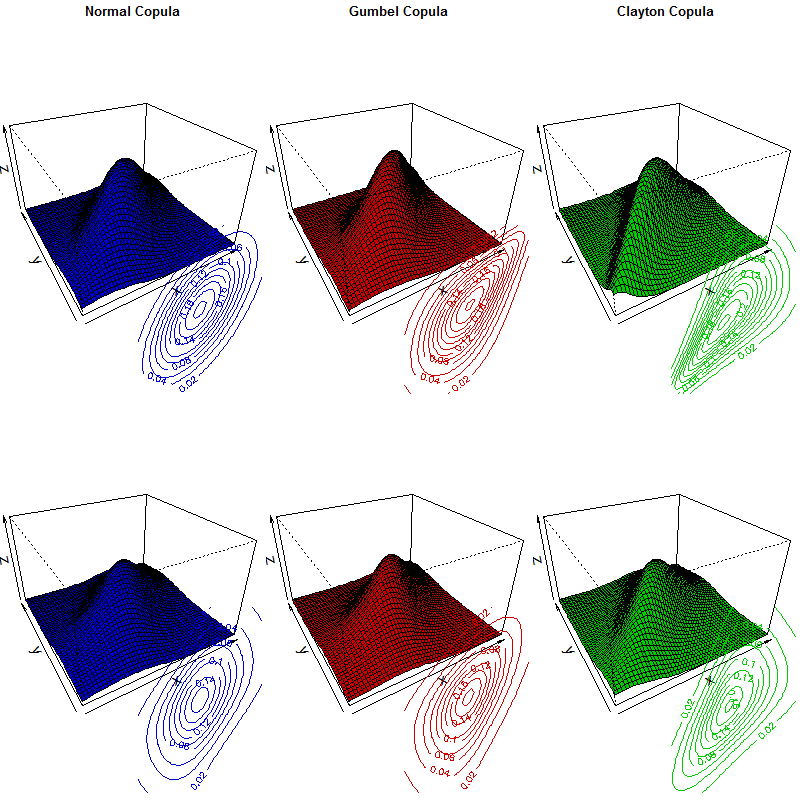

The R source for this figure:
rm(list = ls(all = TRUE))
dev.new(width = 13, height = 7)
# install.packages("copula")
# install.packages("mvtnorm")
library("copula")
library("mvtnorm")

# replace the path of the working directory if necessary
# setwd("C:/R") 

# set parameters
k.v         = seq(0, .90, length = 10)
i           = 6
kendall_tau = k.v[i]
clt         = (2 * kendall_tau) / (1 - kendall_tau)
gt          = 1 / (1 - kendall_tau)
garho       = sin(kendall_tau * pi / 2) # 0.71

split.screen(c(2, 3), erase = T) 
# do plot
# upper blue plot
screen(1, new = T)
par(mar = c(0, 0, 1, 0))
gmb   = normalCopula(garho, dim = 2, dispstr = "un")
myMvd = mvdc(gmb, c("norm", "norm"), list(list(mean = 0, sd = 1), 
             list(mean = 0, sd = 1)))
persp(myMvd, dMvdc, xlim = c(-2, 2), ylim = c(-2, 2), 
      col = "blue3", main = "Normal Copula", cex.main = 0.8, cex.axis = 0.8,
      lwd = 1.3, ylab = "y", xlab = "x", zlab = "z", zlim = c(0, 0.3), 
      axes = T, ticktype = "simple") 
screen(1, new = F)
split.screen(c(2, 2), screen = 1, erase = F) 
screen(10, new = F)
contour(myMvd, dMvdc, xlim = c(-2, 2), ylim = c(-2, 2), col = "blue3",
        main = "", cex.main = 0.8, lwd = 1.3, axes = F) 
# lower blue plot
screen(4, new = T)
par(mar = c(0, 0, 0, 0))
myMvd = mvdc(gmb, c("t", "t"), list(list(df = 3), list(df = 3)))
persp(myMvd, dMvdc, xlim = c(-2, 2), ylim = c(-2, 2),
      col = "blue3", cex.axis = 0.8, lwd = 1.3, ylab = "y", xlab = "x",
      zlab = "z", zlim = c(0, 0.3), ticktype = "simple")

screen(4, new = F)
split.screen(c(2, 2), screen = 4, erase = F) 
screen(14, new = F)
contour(myMvd, dMvdc, xlim = c(-2, 2), ylim = c(-2, 2), col = "blue3",
        cex.axis = 0.8, lwd = 1.3, axes = F)
# upper red plot
screen(2, new = T)
par(mar = c(0, 0, 1, 0))
gmb = gumbelCopula(gt, dim = 2)
myMvd = mvdc(gmb, c("norm", "norm"), list(list(mean = 0, sd = 1), 
             list(mean = 0, sd = 1)))
persp(myMvd, dMvdc, xlim = c(-2, 2), ylim = c(-2, 2), col = "red3",
      main = "Gumbel Copula", cex.main = 0.8, cex.axis = 0.8, lwd = 1.3,
      ylab = "y", xlab = "x", zlab = "z", zlim = c(0, 0.3),
      ticktype = "simple")

screen(2, new = F)
split.screen(c(2, 2), screen = 2, erase = F) 
screen(18, new = F)
contour(myMvd, dMvdc, xlim = c(-2, 2), ylim = c(-2, 2), col = "red3",
        cex.axis = 0.8, lwd = 1.3, axes = F)
# lower red plot
screen(5, new = T)
par(mar = c(0, 0, 0, 0))
myMvd = mvdc(gmb, c("t", "t"), list(list(df = 3), list(df = 3)))
persp(myMvd, dMvdc, xlim = c(-2, 2), ylim = c(-2, 2), col = "red3",
      cex.axis = 0.8, lwd = 1.3, ylab = "y", xlab = "x", zlab = "z",
      zlim = c(0, 0.3), ticktype = "simple")
screen(5, new = F)
split.screen(c(2, 2), screen = 5, erase = F) 
screen(22, new = F)
contour(myMvd, dMvdc, xlim = c(-2, 2), ylim = c(-2, 2), col = "red3",
        cex.axis = 0.8, lwd = 1.3, axes = F)
# upper green plot
screen(3, new = T)
par(mar = c(0, 0, 1, 0))
gmb = claytonCopula(clt, dim = 2)
myMvd = mvdc(gmb, c("norm", "norm"), list(list(mean = 0, sd = 1),
             list(mean = 0, sd = 1)))
persp(myMvd, dMvdc, xlim = c(-2, 2), ylim = c(-2, 2), col = "green3",
      main = "Clayton Copula", cex.main = 0.8, cex.axis = 0.8, lwd = 1.3,
      ylab = "y", xlab = "x", zlab = "z", zlim = c(0, 0.3),
      ticktype = "simple")
screen(3, new = F)
split.screen(c(2, 2), screen = 3, erase = F) 
screen(26, new = F)
contour(myMvd, dMvdc, xlim = c(-2, 2), ylim = c(-2, 2), col = "green3",
        cex.axis = 0.8, lwd = 1.3, axes = F)
# lower green plot
screen(6, new = T)
par(mar = c(0, 0, 0, 0))
myMvd = mvdc(gmb, c("t", "t"), list(list(df = 3),list(df = 3)))
persp(myMvd, dMvdc, xlim = c(-2, 2), ylim = c(-2, 2), col = "green3",
      cex.axis = 0.8, lwd = 1.3, ylab = "y", xlab = "x", zlab = "z",
      zlim = c(0, 0.3), ticktype = "simple")
screen(6, new = F)
split.screen(c(2, 2), screen = 6, erase = F) 
screen(30, new = F)
contour(myMvd, dMvdc, xlim = c(-2, 2), ylim = c(-2, 2), col = "green3",
        cex.axis = 0.8, lwd = 1.3, axes = F)
